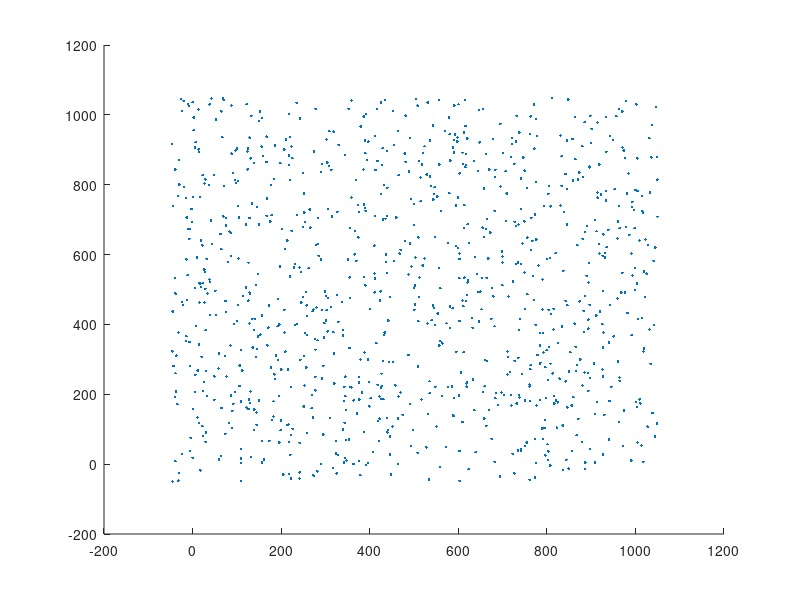
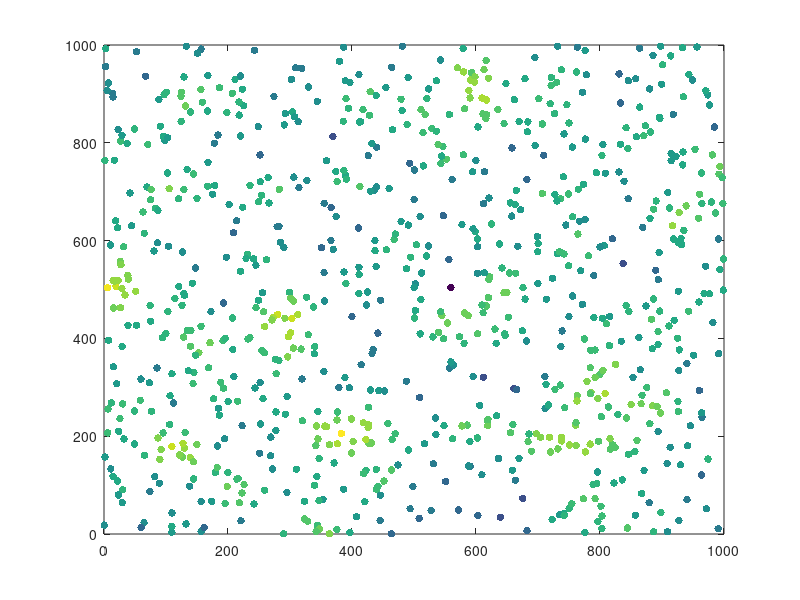

These charts were generated, in order, by the following MATLAB code: (Note: this script raises an error after producing the figures.)
%%%%%%%%%%%%%%%%%%%%%%%%%%%%%%%%%%%%%%%%%%%%
%Juliette Griffie & Christian Sieben
%Latest update: 05/05/2020
%version alpha
%Aim: local linearised Ripley's K density estimator
%%%%%%%%%%%%%%%%%%%%%%%%%%%%%%%%%%%%%%%%%%%%


%% Initialisation

radius  = 50;
ROI     = 1000;

% Generated
nb_points = 1000;
data = (ROI+2*radius)*rand(nb_points, 2)-radius;

figure()
scatter(data(:,1),data(:,2),'.')

% Loaded -> (x,y) coordinates or (x,y,z)
%nb_points=size(data,1);

%% Main
% We need to discuss about borders

D = pdist2(data,data);
L = [];

for i= 1:nb_points
    delta = D(i,:);
    delta(delta>radius)=[];
    L = [L; sqrt((ROI*ROI/(pi*nb_points))*(size(delta,2)-1))];
    %L=[L; sqrt((ROI*ROI/(pi*nb_points))*(size(delta,2)-1))-radius];
end

data=[data, L];
L=[];
data(data(:,1)<0,:)=[];
data(data(:,2)<0,:)=[];
data(data(:,1)>1000,:)=[];
data(data(:,2)>1000,:)=[];

figure()
box on
hold on
scatter(data(:,1),data(:,2),30, data(:,3),'filled')

%% FYI L curves

radius = 5:5:200;
ROI    = 1000;

% Generated
nb_points       = 2000;
data            = (ROI+2*max(radius))*rand(nb_points, 2)-max(radius);
data_cropped    = data;
data_cropped(data_cropped(:,1)<0,:) = [];
data_cropped(data_cropped(:,2)<0,:) = [];
data_cropped(data_cropped(:,1)>1000,:) = [];
data_cropped(data_cropped(:,2)>1000,:)=[];

% Loaded -> (x,y) coordinates or (x,y,z)
%nb_points=size(data,1);

D = pdist2(data_cropped,data);
D_vector = D(:);
D_vector(D_vector==0)=[];
D_vector(D_vector>max(radius))=[];
H = histogram(D_vector, size(radius,2));
count = H.Values;

L_curves = [];
L_curves = [L_curves,0];

for i=1:size(radius,2)
    
    L_curves=[L_curves, sqrt((ROI*ROI/(pi*(size(data_cropped,1)^2)))*sum(count(1:i)))-radius(i)];
    
end
radius=[0,radius];

figure()
box on
hold on
plot(radius,L_curves)

